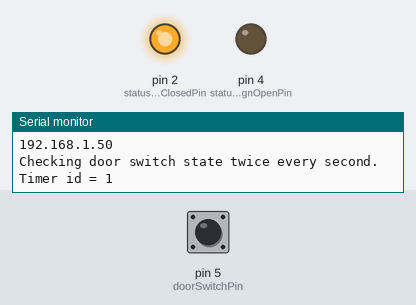
Simulated run of this sketch. Board: Arduino Uno, built with avr-gcc and run on an emulated ATmega328P. Shown: output pins drawn as LEDs (lit = HIGH), the last lines printed to the serial monitor. Inputs (shaded band) come from the test bench; at power-on: pin 5 (doorSwitchPin) LOW. WiFi joins after 1.5 s; servers stay silent unless stated; uploads are accepted with an empty reply.

Above: at 2.7 s.
2.8 s: pin 5 (doorSwitchPin) pulled HIGH for 1 s
At 3.5 s:
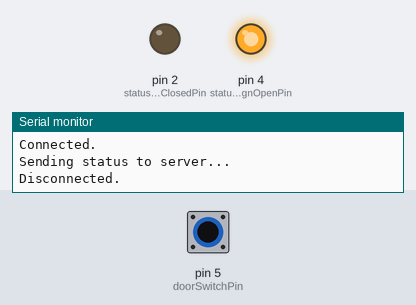
5.5 s: pin 5 (doorSwitchPin) pulled HIGH for 3.2 s
At 9.3 s:
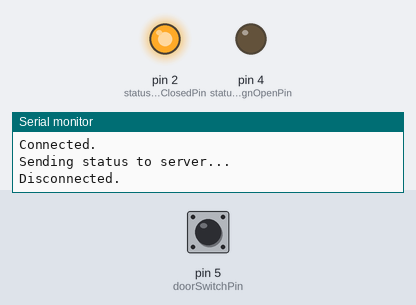
Timing chart, 0 to 10.8 s (numbered marks = the images above; inputs shaded):
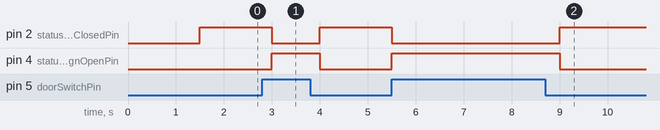

The sketch:

arduino.ino
```cpp
/*
	Nova Labs Open/Close Door Switch

	A physical switch at Nova Labs to show if the door is open or closed from the internet

	Outputs: LED sign with two states (HIGH for open, LOW for closed)
	Inputs: Single switch (HIGH for open, LOW for closed)

	http://10.100.10.61/tstat/

	ARDUINO 1.0+ ONLY
*/
#include <Ethernet.h>
#include <SPI.h>
#include <Timer.h>

//CONFIGURE
//byte server[] = { 66,228,42,147 }; // nova-labs.org
byte server[] = { 208,77,101,242 }; // lumisense.com

boolean doorSwitchValue = 0;
byte doorSwitchPin = 5;
byte statusSignClosedPin = 2;
byte statusSignOpenPin = 4;

byte mac[] = {	0x90, 0xA2, 0xDA, 0x0D, 0x1C, 0x06 };	// novalabs shield

EthernetClient client;
Timer t;

void setup()
{
	Ethernet.begin(mac);
	Serial.begin(9600);

	// Print local IP address
	Serial.println(Ethernet.localIP());

	pinMode(doorSwitchPin, INPUT);
	pinMode(statusSignClosedPin, OUTPUT);
	pinMode(statusSignOpenPin, OUTPUT);

	// Set the door switch variable to current value
	// Avoids sending the status on boot up
	doorSwitchValue = digitalRead(doorSwitchPin);

	// Set the sign to current switch value
	setSign(doorSwitchValue);

	// Start a timer to check door switch state
	int timerID = t.every(500, checkSwitch);
	Serial.print("Checking door switch state twice every second. Timer id = ");
	Serial.println(timerID);
}

void loop()
{
	// TBI - if there's no ethernet, stop the timer

	t.update();

	if (client.available())
	{
		char c = client.read();
		Serial.print(c);
	}
}

void checkSwitch()
{
	// get current door switch value
	boolean newDoorSwitchValue = digitalRead(doorSwitchPin);

	// if door switch value changed since last check
	if (newDoorSwitchValue != doorSwitchValue)
	{
		Serial.print("Switch changed! Value is ");
		Serial.println(newDoorSwitchValue);

		// store new door switch value
		doorSwitchValue = newDoorSwitchValue;

		// change sign
		setSign(doorSwitchValue);

		// send data to web serv
		connectAndRead();
	}
}
void setSign(boolean value)
{
	if(value)
	{
		digitalWrite(statusSignOpenPin, 1);
		digitalWrite(statusSignClosedPin, 0);
	}
	else
	{
		digitalWrite(statusSignOpenPin, 0);
		digitalWrite(statusSignClosedPin, 1);
	}
}
void connectAndRead()
{
	// Connect to the server
	Serial.println("Connecting...");

	// Send status if connect success
	if (client.connect(server, 80))
	{
		Serial.println("Connected.");
		Serial.println("Sending status to server...");

		String sendStr = "GET /~lumisens/nova-labs/status/SetStatus.php?author=arduino&switch=";
		sendStr += doorSwitchValue;
		sendStr += " HTTP/1.1";
		client.println(sendStr);
		client.println("Host: www.lumisense.com");
		client.println("User-Agent: arduino-ethernet");
		client.println("Connection: close");
		client.println();

		client.stop();
		Serial.println("Disconnected.");
	}

	else
	{
		Serial.println("Connection Failed.");
	}

}
```

Measured:
- after the input at 2.8 s, pin 2 (statusSignClosedPin): HIGH → LOW after 0.20 s, → HIGH 1.0 s later; pin 4 (statusSignOpenPin): LOW → HIGH after 0.20 s, → LOW 1.0 s later
- after the input at 5.5 s, pin 2 (statusSignClosedPin): HIGH → LOW at once, → HIGH 3.5 s later; pin 4 (statusSignOpenPin): LOW → HIGH at once, → LOW 3.5 s later
